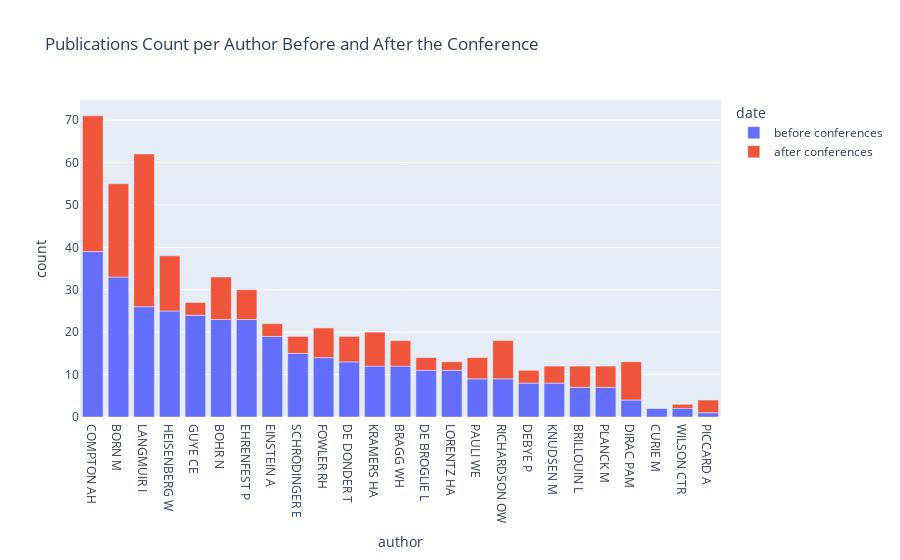

The cell this chart's notebook holds for it:
### Code cell
count_by_author=pd.concat([count_by_author_before,count_by_author_after])
fig = px.bar(count_by_author, x='author', y='count',color='date',title="Publications Count per Author Before and After the Conference")
fig.show()

### Figure 1 — Plotly figure (JSON) as saved in the notebook; plotly's stock layout.template omitted (floating-point values rounded to 4 significant figures)
{"data": [{"alignmentgroup": "True", "hovertemplate": "date=before conferences<br>author=%{x}<br>count=%{y}<extra></extra>", "legendgroup": "before conferences", "marker": {"color": "#636efa", "pattern": {"shape": ""}}, "name": "before conferences", "offsetgroup": "before conferences", "orientation": "v", "showlegend": true, "textposition": "auto", "type": "bar", "x": ["COMPTON AH", "BORN M", "LANGMUIR I", "HEISENBERG W", "GUYE CE", "BOHR N", "EHRENFEST P", "EINSTEIN A", "SCHRÖDINGER E", "FOWLER RH", "DE DONDER T", "KRAMERS HA", "BRAGG WH", "DE BROGLIE L", "LORENTZ HA", "PAULI WE", "RICHARDSON OW", "DEBYE P", "KNUDSEN M", "BRILLOUIN L", "PLANCK M", "DIRAC PAM", "CURIE M", "WILSON CTR", "PICCARD A"], "xaxis": "x", "y": [39, 33, 26, 25, 24, 23, 23, 19, 15, 14, 13, 12, 12, 11, 11, 9, 9, 8, 8, 7, 7, 4, 2, 2, 1], "yaxis": "y"}, {"alignmentgroup": "True", "hovertemplate": "date=after conferences<br>author=%{x}<br>count=%{y}<extra></extra>", "legendgroup": "after conferences", "marker": {"color": "#EF553B", "pattern": {"shape": ""}}, "name": "after conferences", "offsetgroup": "after conferences", "orientation": "v", "showlegend": true, "textposition": "auto", "type": "bar", "x": ["LANGMUIR I", "COMPTON AH", "BORN M", "HEISENBERG W", "BOHR N", "RICHARDSON OW", "DIRAC PAM", "KRAMERS HA", "FOWLER RH", "EHRENFEST P", "DE DONDER T", "BRAGG WH", "PLANCK M", "PAULI WE", "BRILLOUIN L", "SCHRÖDINGER E", "KNUDSEN M", "PICCARD A", "GUYE CE", "EINSTEIN A", "DEBYE P", "DE BROGLIE L", "LORENTZ HA", "WILSON CTR"], "xaxis": "x", "y": [36, 32, 22, 13, 10, 9, 9, 8, 7, 7, 6, 6, 5, 5, 5, 4, 4, 3, 3, 3, 3, 3, 2, 1], "yaxis": "y"}], "layout": {"barmode": "relative", "legend": {"title": {"text": "date"}, "tracegroupgap": 0}, "title": {"text": "Publications Count per Author Before and After the Conference"}, "xaxis": {"anchor": "y", "domain": [0, 1], "title": {"text": "author"}}, "yaxis": {"anchor": "x", "domain": [0, 1], "title": {"text": "count"}}}}
